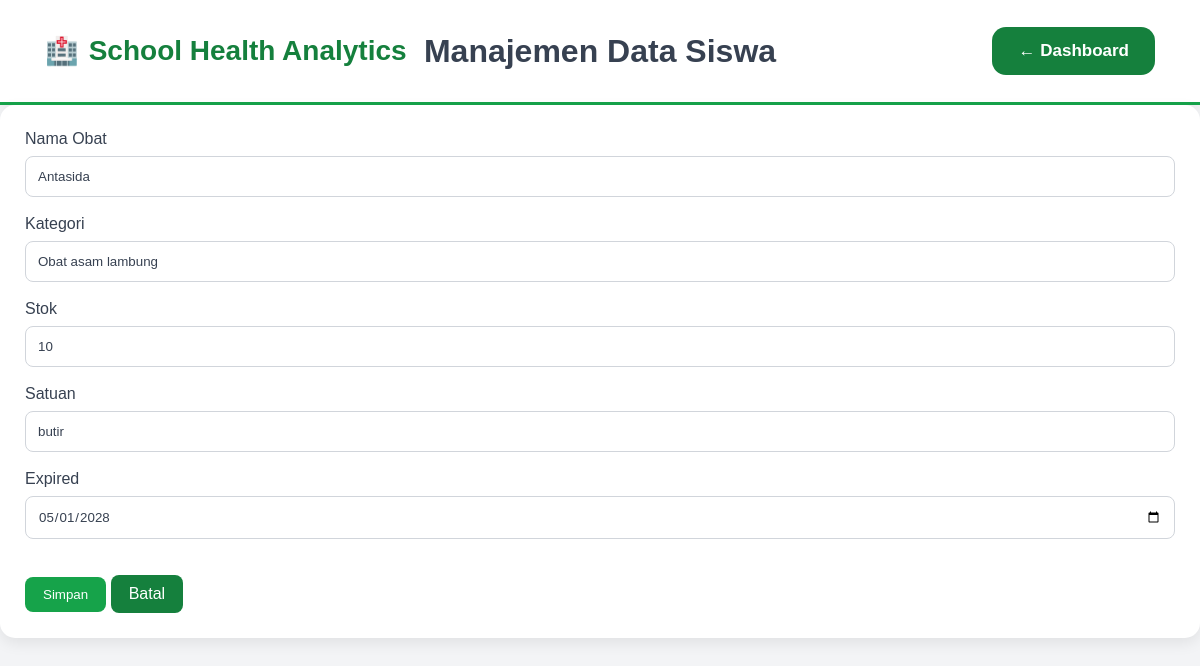
Page /obat/edit.php?id=2 on the committed database.
### tables this page shows
CREATE TABLE `obat` (
  `id` int(11) NOT NULL,
  `nama_obat` varchar(100) DEFAULT NULL,
  `kategori` varchar(50) DEFAULT NULL,
  `stok` int(11) DEFAULT NULL,
  `satuan` varchar(30) DEFAULT NULL,
  `expired` date DEFAULT NULL,
  `created_at` timestamp NOT NULL DEFAULT current_timestamp()
);

### obat/edit.php (the view, shortened to what this page needs)
<?php
include "../config/koneksi.php";
$id = $_GET['id'];
$query = mysqli_query($conn,"SELECT * FROM obat WHERE id='$id'");
$data = mysqli_fetch_assoc($query);
?>
<!DOCTYPE html>
<html>
<head>
<link rel="stylesheet" href="../assets/css/dashboard.css">
</head>
<header class="navbar">
    <div class="navbar-logo">
        <span class="logo-icon">🏥</span>
        <span>School Health Analytics</span>
    </div>
    <div class="navbar-title">
        Manajemen Data Siswa
    </div>
    <a href="../dashboard.php" class="btn-dashboard">
        ← Dashboard
    </a>
</header>
<div class="form-card">
<form action="proses_edit.php" method="POST">
<label>Nama Obat</label>
<input
type="text"
name="nama_obat"
value="<?php echo $data['nama_obat']; ?>"
required
>
<label>Kategori</label>
<input
type="text"
name="kategori"
value="<?php echo $data['kategori']; ?>"
required
>
<label>Stok</label>
<input
type="number"
name="stok"
value="<?php echo $data['stok']; ?>"
required
>
<label>Satuan</label>
<input
type="text"
name="satuan"
value="<?php echo $data['satuan']; ?>"
required
>
<label>Expired</label>
<input
type="date"
name="expired"
value="<?php echo $data['expired']; ?>"
required
>
<br><br>
<button
type="submit"
name="simpan"
class="btn-save"
>
Simpan
</button>
<a
href="index.php"
class="btn-cancel"
>
Batal
</a>
</form>
</div>
</body>
</html>

### assets/css/dashboard.css (style rules this page uses)
* { margin:0; padding:0; box-sizing:border-box; font-family:Arial, Helvetica, sans-serif; }
.btn-add, .btn-save, .btn-edit, .btn-delete, .btn-back, .back-link, .btn-cancel { display:inline-block; text-decoration:none; border:none; padding:10px 18px; border-radius:8px; cursor:pointer; transition:.3s; color:white; }
.btn-add, .btn-save { background:#22c55e; }
.btn-back, .back-link, .btn-cancel { background:#2563eb; }
input, select, textarea { width:100%; padding:12px; margin-top:8px; margin-bottom:18px; border:1px solid #ddd; border-radius:8px; outline:none; }
.form-card, .section { background:white; padding:25px; border-radius:15px; box-shadow:0 5px 15px rgba(0,0,0,.08); }
.btn-dashboard { background:#2563eb; color:#fff; text-decoration:none; padding:12px 24px; border-radius:12px; font-weight:600; transition:.3s; }
.navbar { width: 100%; min-height: 105px; display: flex; align-items: center; justify-content: space-between; padding: 0 45px; box-sizing: border-box; background: #ffffff; border-bottom: 3px solid #2563eb; box-shadow: 0 2px 10px rgba(0, 0, 0, 0.05); }
.navbar-logo { display: flex; align-items: center; gap: 10px; color: #2563eb; font-size: 28px; font-weight: 700; white-space: nowrap; }
.logo-icon { font-size: 27px; }
.navbar-title { position: absolute; left: 50%; transform: translateX(-50%); color: #172033; font-size: 32px; font-weight: 700; white-space: nowrap; }
.btn-dashboard { display: inline-flex; align-items: center; justify-content: center; padding: 14px 26px; background: #2563eb; color: #ffffff; text-decoration: none; border-radius: 14px; font-size: 17px; font-weight: 600; transition: 0.3s; }
.btn-add, .btn-save { background: #16a34a; }
.btn-back, .back-link, .btn-cancel { background: #15803d; }
input, select, textarea { background: #ffffff; border: 1px solid #d1d5db; color: #374151; }
.form-card, .section { background: #ffffff; }
.btn-dashboard { background: #15803d; color: #ffffff; }
.navbar { background: #ffffff; border-bottom: 3px solid #16a34a; }
.navbar-logo { color: #15803d; }
.navbar-title { color: #374151; }
.navbar .btn-dashboard { background: #15803d; }

### rows in the picture
obat: nama_obat "Antasida", kategori "Obat asam lambung", stok "10", satuan "butir", expired "05/01/2028"
